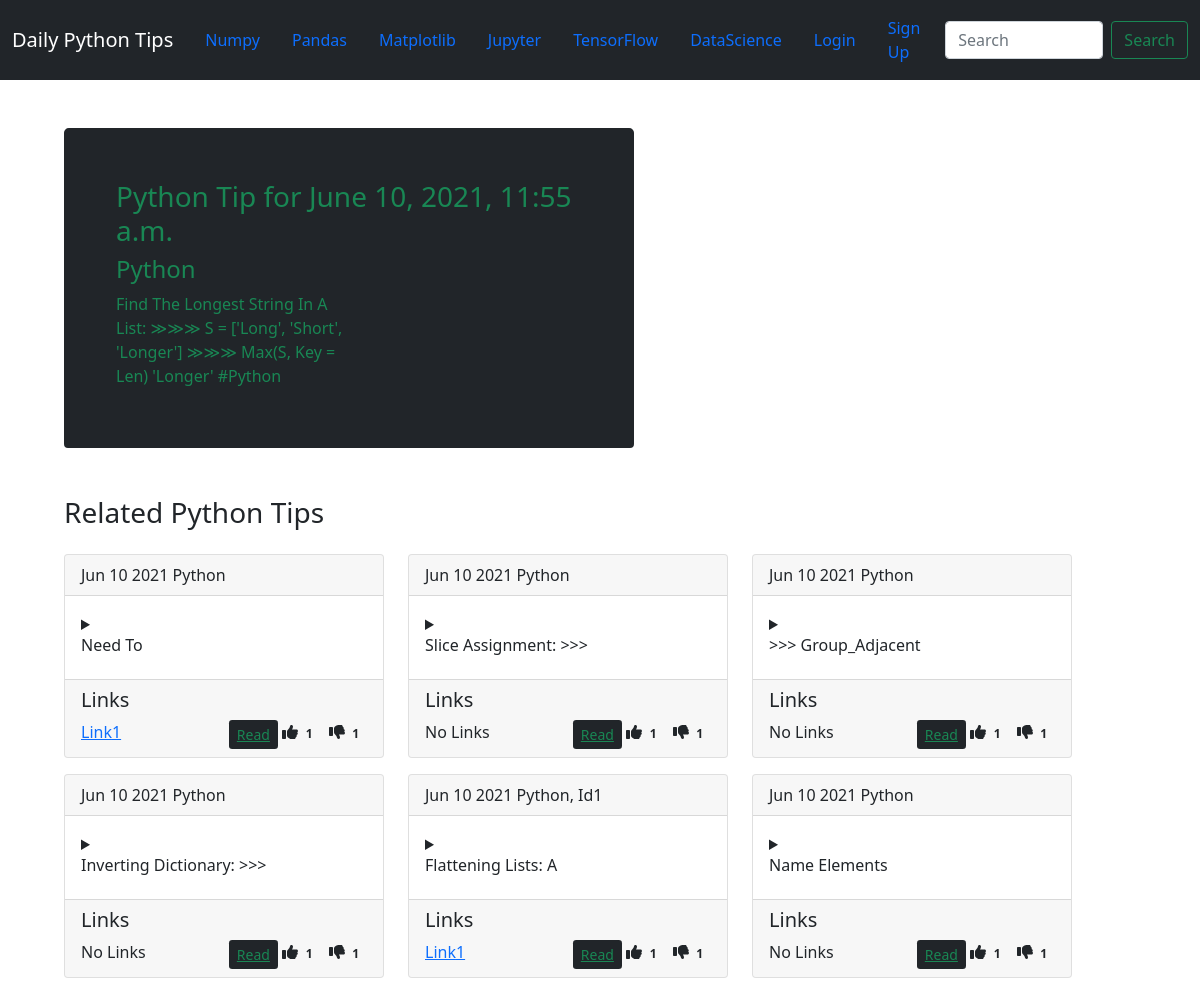
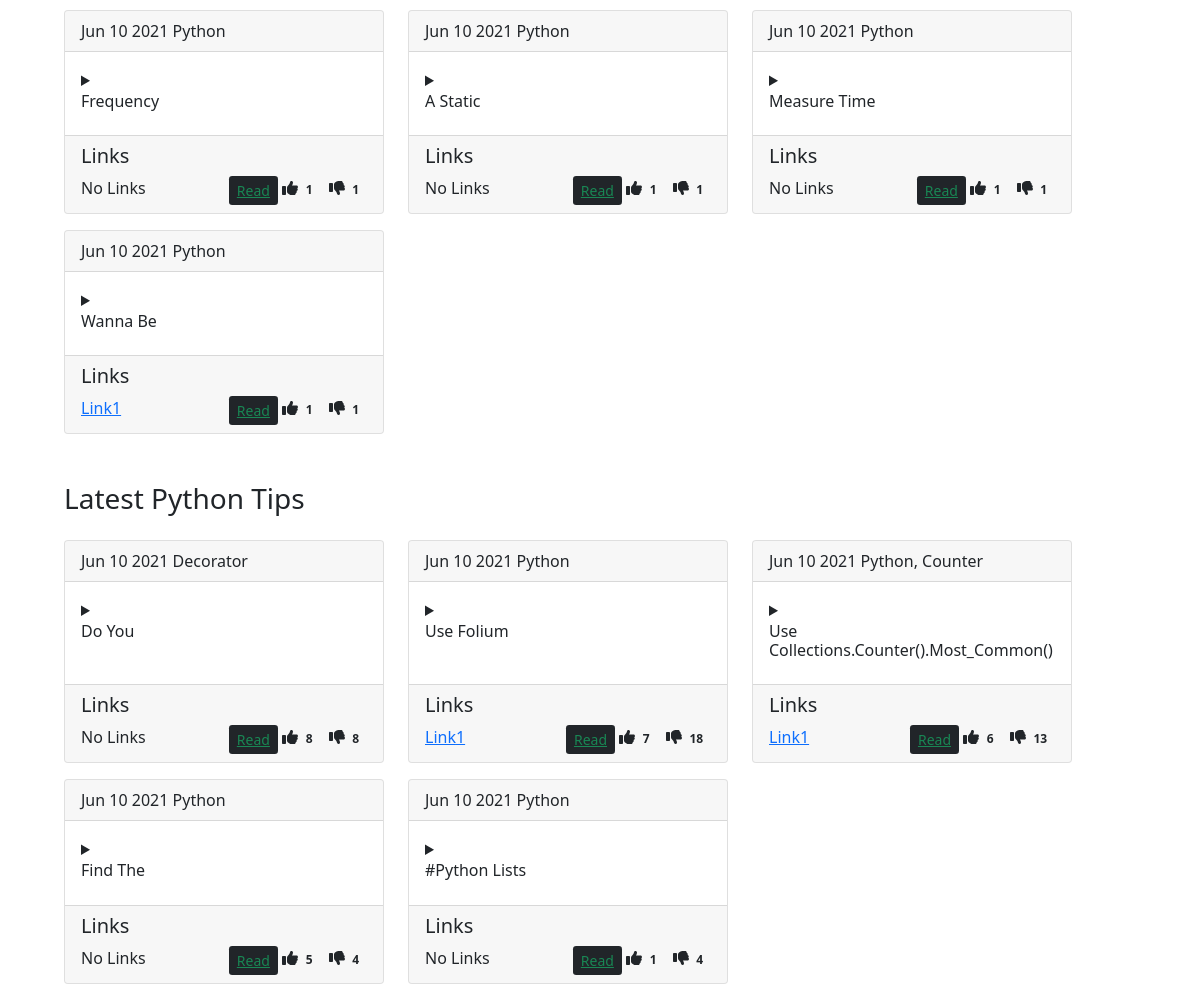
The page /tips/73/ on the database its author committed (2 pictures, top to bottom).
### tips/models.py (models this page shows, shortened)
class Tips(models.Model):
    timestamp = models.DateTimeField(auto_now_add=True)
    tip = models.TextField(unique_for_date='timestamp', max_length=400)
    email = models.EmailField(max_length=254, blank=True)
    account = models.CharField(max_length=200, blank=True)
    likes = models.IntegerField(blank=True, null=True)
    retweets = models.IntegerField(blank=True, null=True)
    tags = models.ManyToManyField('Tags', blank=True)
    def __str__(self):
        return f"{' '.join(self.tip.split(' ', 2)[:2]).strip().title()}"
    def get_absolute_url(self):
        return reverse('tips:tip', kwargs={'pk': self.pk})
    class Meta:
        ordering = ('-likes', '-retweets', '-timestamp')

class Tags(models.Model):
    name = models.CharField(max_length=256)
    def __str__(self):
        return f'{self.name}'

class Links(models.Model):
    name = models.CharField(max_length=256)
    tip = models.ForeignKey(Tips, on_delete=models.CASCADE, blank=True)

### tips/views.py (the view)
# urls.py: path('tips/<int:pk>/', TipDetail.as_view(), name='tip'),
class TipDetail(DetailView):
    template_name = 'tips/tip_detail.html'
    model = Tips
    def get_context_data(self, **kwargs):
        context = super().get_context_data()
        tags = self.object.tags.all()
        if tags:
            tips_set = [tag.tips_set.all() for tag in tags]
            tips_ = [*{tip for tips in tips_set for tip in tips}]  # use set to remove duplicates
            context['rel_tips'] = tips_[:10]
        context['recent'] = Tips.objects.all()[:5]
        return context

### tips/templates/tips/tip_detail.html
{% extends 'base.html' %}
{% block content %}
  <div class="container-fluid ms-3 mt-5 ps-lg-5">
    <section class="ps-5 pt-5 col-lg-6 border rounded-3 rounded-bottom border-4 border-dark bg-dark text-success" style="min-height: 20rem">
      <h3 class="glyphicon-font">Python Tip for {{ object.timestamp }} </h3>
      <h4 class="">{{  object.tags.all|join:', '  }}</h4>
      <div class="row">
        <div class="col-sm-12 col-lg-6">
          {{ object.tip|urlize|title }}
        </div>
      </div>
    </section>
    <section class="mt-5">
    {% if rel_tips %}
      <h3 class="">Related Python Tips</h3>
      <div class="row row-cols-auto">
        {% for tip in rel_tips %}
          <div class="col-auto mt-3">
            {% include 'tips/tip.html' with tip=tip %}
          </div>
        {% endfor %}
    </div>
    {% endif %}
   </section>
    <section class="mt-5">
    <h3> Latest Python Tips </h3>
    <div class="row row-cols-auto" >
      {% for tip in recent %}
        <div class="col-auto mt-3">
          {% include 'tips/tip.html' with tip=tip %}
        </div>
      {% endfor %}
    </div>
   </section>
  </div>
{% endblock content %}

### tips/templates/tips/tip.html (shortened to what this page needs)
<div class="card h-100" style="width: 20rem">
  <div class="card-header">
    <span class="h6">{{ tip.timestamp|date:'M d Y' }}</span>
    <span class="h6">{{ tip.tags.all|join:', ' }}</span>
  </div>
  <div class="card-body">
  <details>
    <summary><h6>{{ tip }}</h6></summary>
  </details>
  </div>
  <div class="card-footer">
    <h5>Links</h5>
    <div class="d-flex bd-highlight">
      <div class="flex-fill">
        {% for link in tip.links_set.all %}
          <a href="{{ link.name }}" class="card-link">Link{{ forloop.counter }}</a>
          {% empty %}
            <span>No Links</span>
      {% endfor %}
      </div>
      <div class="d-flex justify-content-end">
        <a href="{{tip.get_absolute_url}}" class="btn-sm btn-outline-success bg-dark">Read</a>
        <span class=""><span><i data-url="{% url 'tips:like' tip.pk %}" class="ms-1 like fa fa-thumbs-up"></i></span><span class="badge text-dark" id="like{{ tip.pk }}">{{ tip.likes }}</span>
        <span><i data-url="{% url 'tips:dislike' tip.pk %}" class="ms-1 like fa fa-thumbs-down"></i><span class="badge text-dark" id="dislike{{ tip.pk }}">{{ tip.retweets }}</span></span>
        </span>
      </div>
    </div>
  </div>
</div>

### rows shown on the page
Tips: timestamp "June 10, 2021, 11:55 a.m.", tags.all "Python", tip "Find The Longest String In A List: ≫≫≫ S = ['Long', 'Short', 'Longer'] ≫≫≫ Max(S, Key = Len) 'Longer' #Python", timestamp "Jun 10 2021", tip "Find The", likes "5", retweets "4"
Tips: timestamp "Jun 10 2021", tags.all "Python", tip "Need To", likes "1", retweets "1"
Tips: timestamp "Jun 10 2021", tags.all "Python", tip "Slice Assignment: >>>", likes "1", retweets "1"
Tips: timestamp "Jun 10 2021", tags.all "Python", tip ">>> Group_Adjacent", likes "1", retweets "1"
Tips: timestamp "Jun 10 2021", tags.all "Python", tip "Inverting Dictionary: >>>", likes "1", retweets "1"
Tips: timestamp "Jun 10 2021", tags.all "Python, Id1", tip "Flattening Lists: A", likes "1", retweets "1"
Tips: timestamp "Jun 10 2021", tags.all "Python", tip "Name Elements", likes "1", retweets "1"
Tips: timestamp "Jun 10 2021", tags.all "Python", tip "Frequency", likes "1", retweets "1"
Tips: timestamp "Jun 10 2021", tags.all "Python", tip "A Static", likes "1", retweets "1"
Tips: timestamp "Jun 10 2021", tags.all "Python", tip "Measure Time", likes "1", retweets "1"
Tips: timestamp "Jun 10 2021", tags.all "Python", tip "Wanna Be", likes "1", retweets "1"
Tips: timestamp "Jun 10 2021", tags.all "Decorator", tip "Do You", likes "8", retweets "8"
Tips: timestamp "Jun 10 2021", tags.all "Python", tip "Use Folium", likes "7", retweets "18"
Tips: timestamp "Jun 10 2021", tags.all "Python, Counter", tip "Use Collections.Counter().Most_Common()", likes "6", retweets "13"
Tips: timestamp "Jun 10 2021", tags.all "Python", tip "#Python Lists", likes "1", retweets "4"
